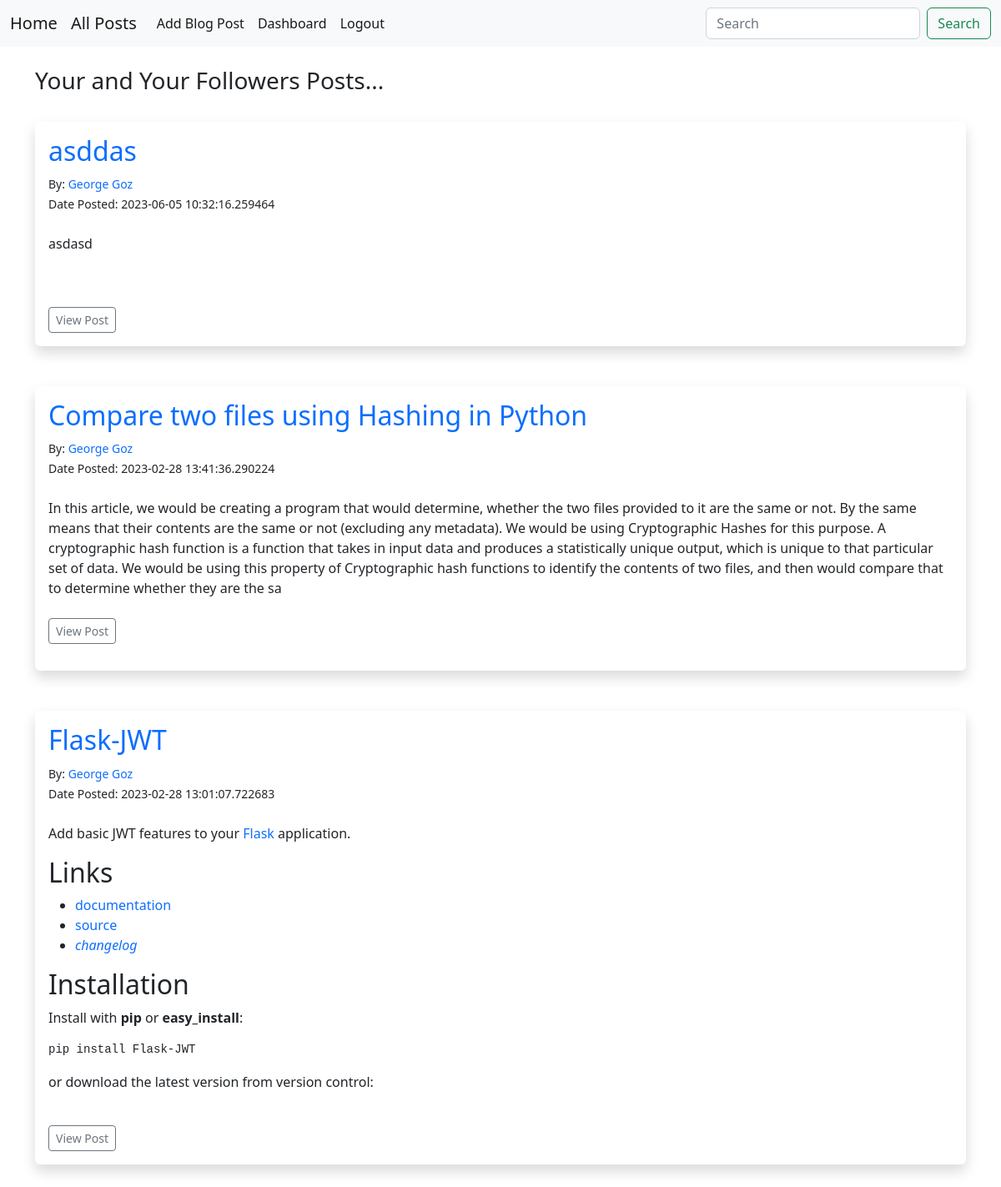
The app's page /followers/posts (signed in) with its own data.
### app/views/posts/models.py (models this page shows, shortened)
class Posts(db.Model):
    __tablename__ = 'posts'
    id = db.Column(db.Integer, primary_key=True)
    title = db.Column(db.String(255))
    content = db.Column(db.Text)
    date_posted = db.Column(db.DateTime, default=datetime.utcnow)
    poster_id = db.Column(db.Integer, db.ForeignKey('users.id'))
    comments = db.relationship('Comments', backref='post')
    likes = db.relationship('Like', backref='post')

### app/views/auth/models.py (models this page shows, shortened)
class User(db.Model, UserMixin):
    __tablename__ = 'users'
    id = db.Column(db.Integer, primary_key=True)
    username = db.Column(db.String(20), nullable=False, unique=True)
    name = db.Column(db.String(100), nullable=False, index=True)
    email = db.Column(db.String(100), nullable=False, unique=True)
    about_author = db.Column(db.String(500), nullable=True)
    date_added = db.Column(db.DateTime, default=datetime.utcnow)
    profile_pic = db.Column(db.String(128), nullable=True)
    password_hash = db.Column(db.String(128))
    role = db.Column(db.String(100), default='user')
    posts = db.relationship('Posts', backref='poster')
    comments = db.relationship('Comments', backref='commenter')
    likes = db.relationship('Like', backref='user')
    """
        # start
        # followers = db.Table('followers',
        #     db.Column('follower_id', db.Integer, db.ForeignKey('users.id')),
        #     db.Column('followed_id', db.Integer, db.ForeignKey('users.id'))
        # )

        # followed = db.relationship(
        #     'User',
        #     secondary=followers,
        #     primaryjoin=(followers.c.follower_id == id),
        #     secondaryjoin=(followers.c.followed_id == id),
        #     backref=db.backref('followers', lazy='dynamic'), lazy='dynamic')

        # followed_posts = db.relationship(
        #     'Posts',
        #     secondary=followers,  # 'join(Posts,User).join(followers)',
        #     primaryjoin=(followers.c.follower_id == id),
        #     secondaryjoin=(Posts.poster_id == followers.c.followed_id),
        #     lazy='dynamic',
        #     viewonly=True)

        # def follow(self, user):
        #     if not self.is_following(user):
        #         self.followed.append(user)

        # def unfollow(self, user):
        #     if self.is_following(user):
        #         self.followed.remove(user)
        # works
        # def is_following(self, user):
        #     try:
        #         is_following = self.followed.filter_by(username=user.username).count() > 0
        #         is_following = self.followed.filter_by(followed_id=user.id).count() > 0
        #     except AttributeError:
        #         is_following = False
        #     return is_following
        # end
    """
    followed = db.relationship('Follow',
        foreign_keys=[Follow.follower_id],
        backref=db.backref('follower', lazy='joined'),
        lazy='dynamic',
        cascade='all, delete-orphan')
    followers = db.relationship('Follow',
        foreign_keys=[Follow.followed_id],
        backref=db.backref('followed', lazy='joined'),
        lazy='dynamic',
        cascade='all, delete-orphan')
    def follow(self, user):
        if not self.is_following(user):
            f = Follow(follower=self, followed=user)
            db.session.add(f)
    def unfollow(self, user):
        f = self.followed.filter_by(followed_id=user.id).first()
        if f:
            db.session.delete(f)
    def is_following(self, user):
        return self.followed.filter_by(
            followed_id=user.id).first() is not None

### app/views/followers/views.py (the view)
@followers.route('/followers/posts')
@login_required
def followed_posts():
    try:
        posts = current_user.followed_posts
        own = Posts.query.filter_by(poster_id=current_user.id)
        users_posts = posts.union(own).order_by(Posts.date_posted.desc()).all()
    except AttributeError:
        users_posts = Posts.query.order_by(Posts.date_posted.desc()).all()
    return render_template('followers/followed_posts.html', users_posts=users_posts)

### app/views/posts/forms.py
class SearchForm(FlaskForm):
    searched = StringField('Searched', [DataRequired()])
    submit = SubmitField('Submit')

### app/__init__.py (called while the page is built)
def register_extensions(app):
    db.init_app(app)
    migrate.init_app(app, db)
    mail.init_app(app)
    ckeditor.init_app(app)
    @login_manager.user_loader
    def load_user(id_):
        return User.query.get(id_)
    login_manager.init_app(app)

### app/views/posts/views.py (called while the page is built)
@post_view.app_context_processor
def base():
    searchform = SearchForm()
    return dict(searchform=searchform)

### app/templates/followers/followed_posts.html (shortened to what this page needs)
{% extends 'base.html' %}
{% block content %}
<br>
<h3>Your and Your Followers Posts...</h3>
<br>
{% for post in users_posts %}
<div class="shadow p-3 mb-5 bg-body rounded">
    <a href="{{ url_for('post.post', id=post.id ) }}"><h2>{{ post.title }}</h2></a>
    <small>
        By: <a href="{{ url_for('followers.user', username=post.poster.username) }}" >{{ post.poster.name }}</a> <br>
        Date Posted: {{ post.date_posted }} <br><br>
    </small>
    {{ post.content[:600]|safe }} <br>
    <br>
    <a href="{{ url_for('post.post', id=post.id ) }}" class="btn btn-outline-secondary btn-sm">View Post</a>
</div>
{% endfor %}
{% endblock %}

### app/templates/followers/followed_posts.html (style rules this page uses)
a { text-decoration: none; }

### records on screen
Posts: title "asddas", poster.name "George Goz", date_posted "2023-06-05 10:32:16.259464", content "asdasd"
Posts: title "Compare two files using Hashing in Python", poster.name "George Goz", date_posted "2023-02-28 13:41:36.290224", content "In this article, we would be creating a program that would determine, whether the two files provided to it are the same or not. By the same means that their contents are the same or not (excluding any metadata). We would be using Cryptographic Hashes for this purpose. A cryptographic hash function is a function that takes in input data and produces a statistically unique output, which is unique to that particular set of data. We would be using this property of Cryptographic hash functions to identify the contents of two files, and then would compare that to determine whether they are the sa"
Posts: title "Flask-JWT", poster.name "George Goz", date_posted "2023-02-28 13:01:07.722683", content "Add basic JWT features to your Flask application. Links documentation source changelog Installation Install with pip or easy_install : pip install Flask-JWT or download the latest version from version control:"
